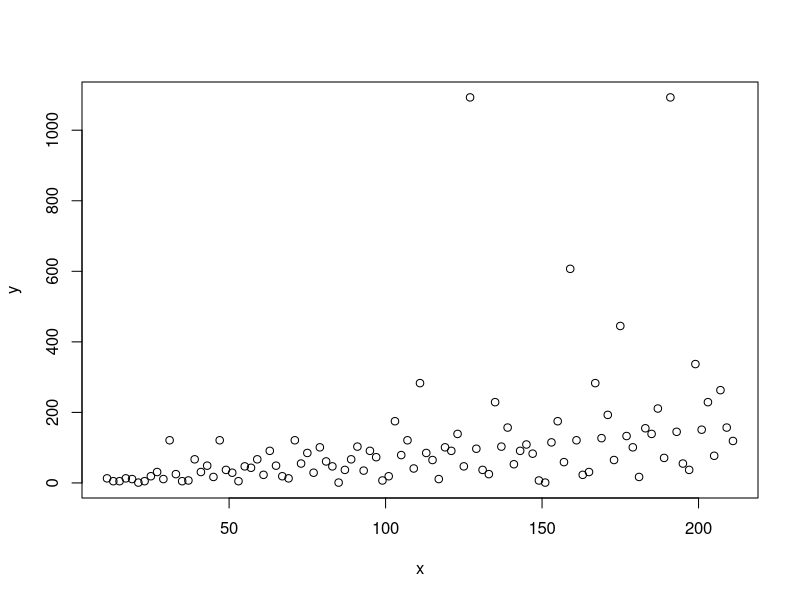

Reproduce this figure in R.
uneven <- function(n, b=1){
	while(n%%2==0){
		n <- b*(n/2)
	}
	return(n)
}

collStepCalc <- function(n){
	return(uneven(uneven(n+1, 3)-1))
}
collStep <- Vectorize(collStepCalc)

series <- function(n, max=1000){
	v <- numeric(max)
	v[1] <- n
	i <- 1
	while(n!=1 & i<max){
		i <- i+1
		n <- collStep(n)
		v[i] <<- n
	}
	length(n) <- i
	return(n)
}

# series(27)

x <- seq(from=11, to=211, by=2)
y <- collStep(x)

plot(x, y
	, type="p"
	# , log="xy"
)
print(data.frame(x, y))
